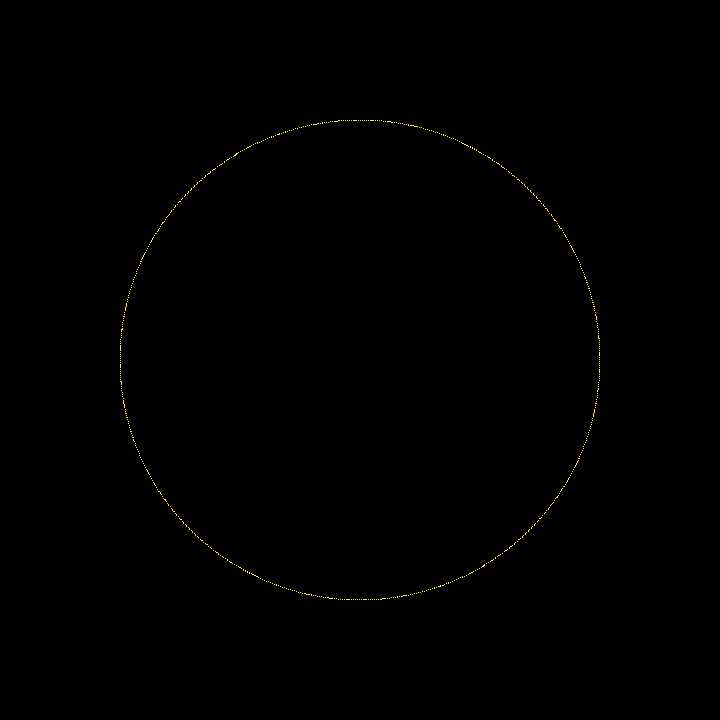
Frame 1 (no input)
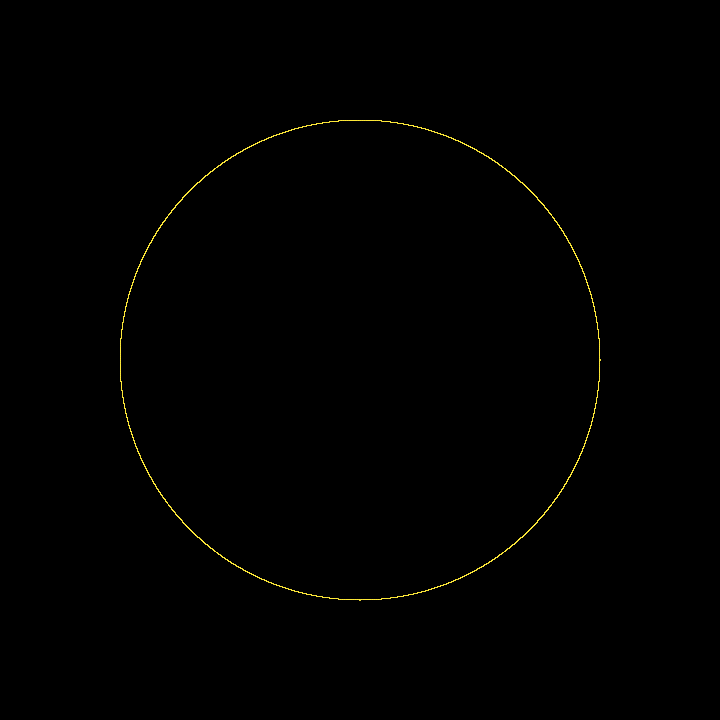
Frame 60 (the mouse pressed at the canvas centre just before this capture)
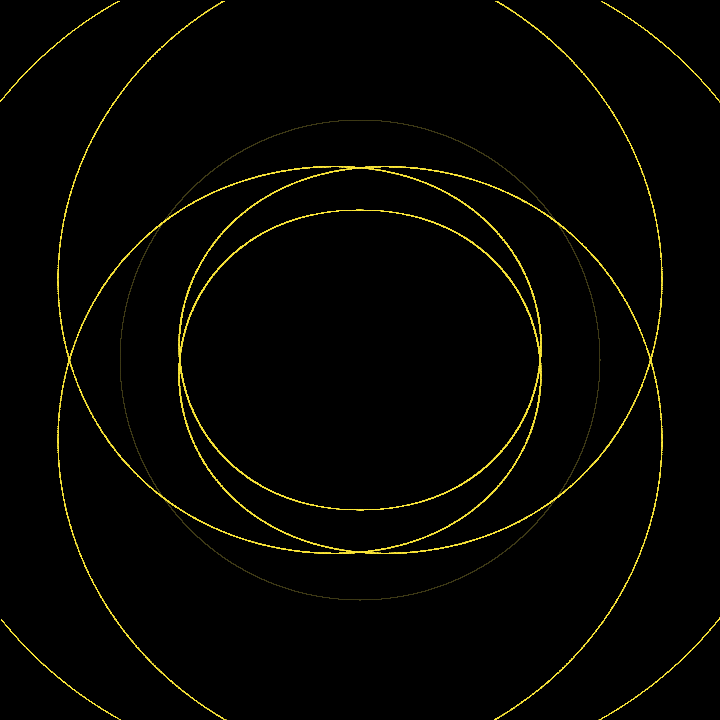
Frame 120 (the mouse held since frame 60 and released just before this capture)

The Processing sketch that drew these frames (run headless with seeded random() and noise(); from frame 60 on, the mouse is pressed at the canvas centre):

// Processing sketch: sketch_170116a
// ── sketch_170116a.pde
void setup()
{
  size(720, 720);
  background(0);
}

void draw()
{
  fill(0,6);
  rect(0,0,width,height);
  
  //  background(255);
  float tm = millis()/1001.f;
  float cen[] = {  
    width/2.f, height/2.f
  };

float mouseXNum = mouseX*3.f/width;
float mouseYNum = mouseY*1.f/width;
  for (int i = 0; i <18400; i++)
  {
    float initialSz = (2.f/3.f)*(width/2.f);
    float pos[] = {
      0, 0
    };
    for (int j = 1; j < 5; j++)
    {
      float period = j+mouseXNum;
      float npos[] = {
        cos(period*tm), 
        sin(period*tm)
        };
        npos[0] *= initialSz;
      npos[1] *= initialSz;
      pos[0] += npos[0]; 
      pos[1] += npos[1];
      initialSz *=mouseYNum;
    }
    int x = (int)(pos[0]+cen[0]);
    int y = (int)(pos[1]+cen[1]); 

    set(x, y, color(255, 233, 56));
    tm+=1;
  }
}
